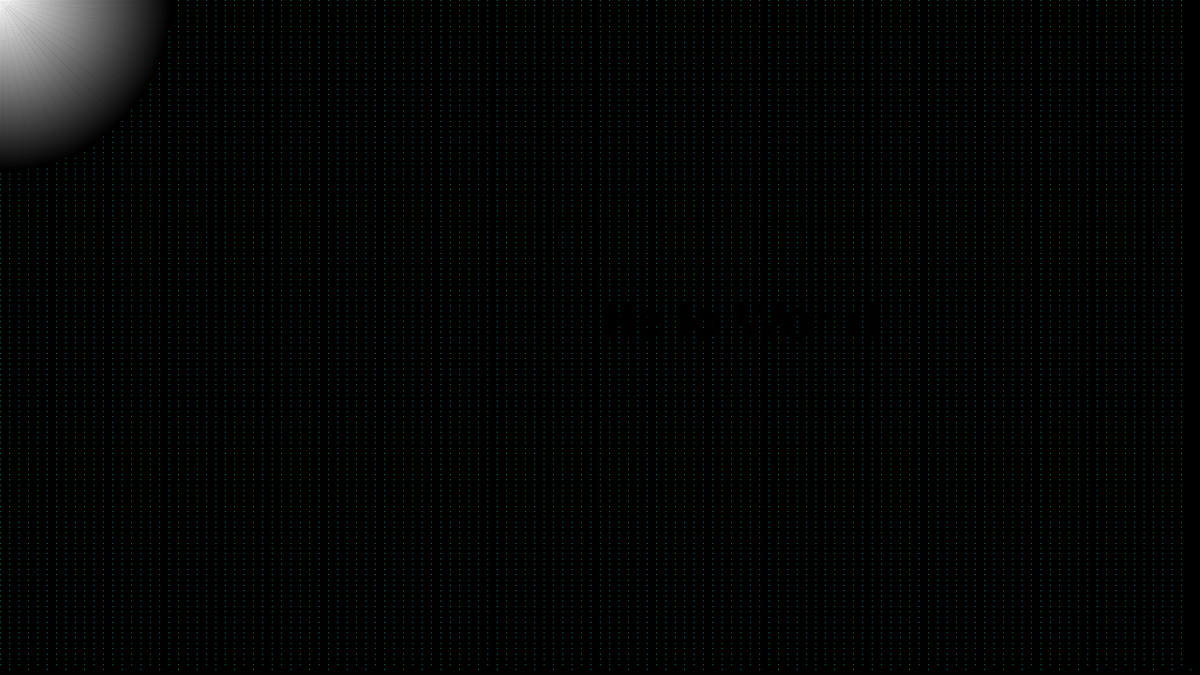
Frame 1 (no input)
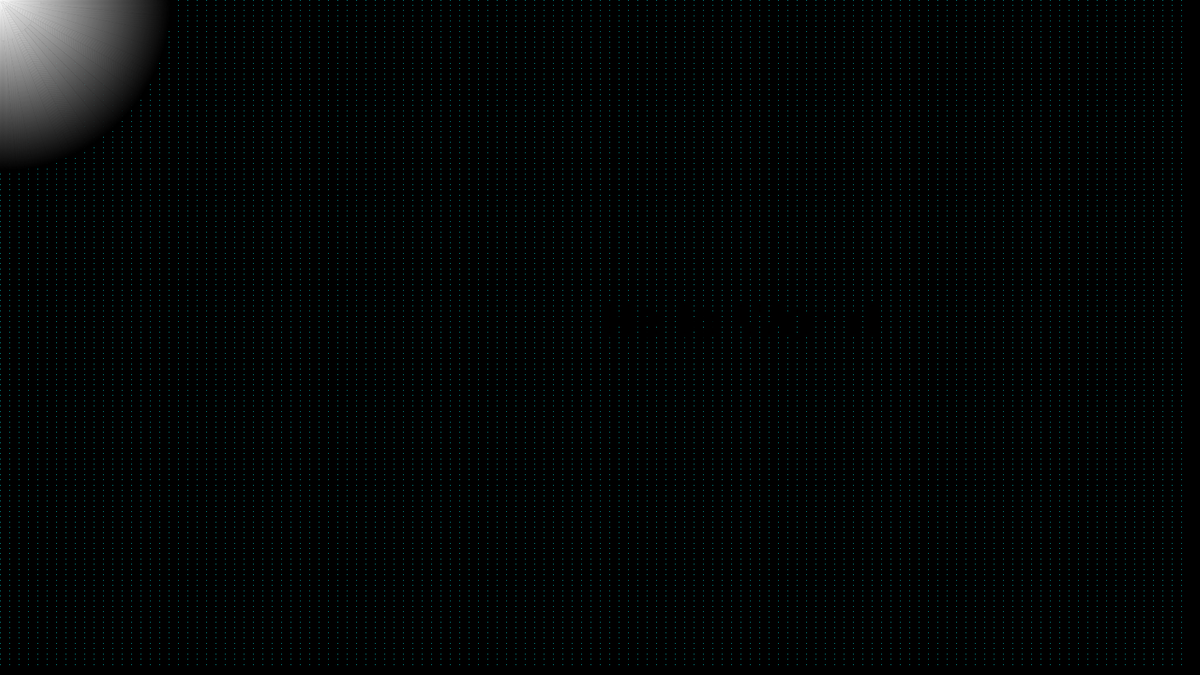
Frame 60 (no input)
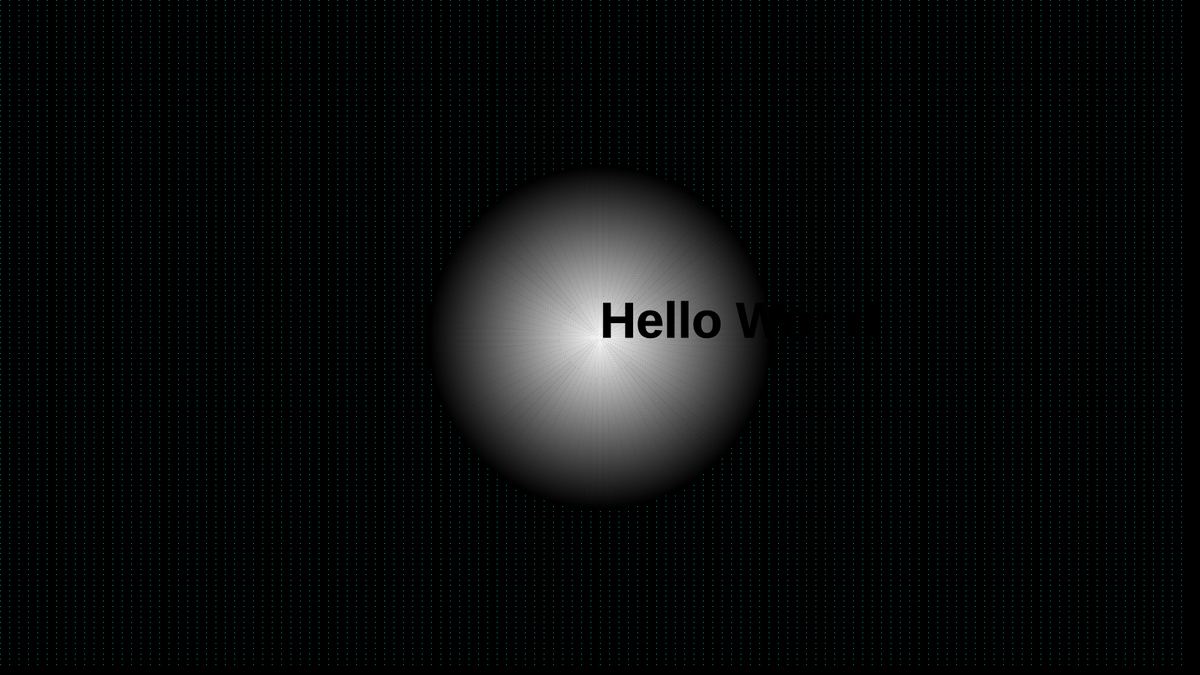
Frame 120 (the mouse pressed at the canvas centre since frame 60)

The p5.js sketch that drew these frames (run headless with seeded random() and noise() and a simulated clock; from frame 60 on, the mouse is pressed at the canvas centre):

// p5.js sketch
// ── sketch.js
class Particle {
    constructor(x, y) {
        this.x = x;
        this.y = y;
        this.p = 0;
    }
}


let X = 1;
let Y = 2;
let b1, b2, c1, c2;
var particles = [];


function setup() {
    createCanvas(1920, 1080);

    //Colors 
    col1 = color(0);
    col2 = color(255);


    colorMode(HSB, 255);
    initflow();
    for (var j = 0; j <= N; ++j) {
        for (var i = 0; i <= N; ++i) {
            particles.push(new Particle(i / N, j / N));
        }
    }
}

function draw() {
    background(0);


    add_velocity();
    step();
    updateParticles()
    drawParticles();
    //print("N: " + particles.length);


    radialGradient(mouseX, mouseY, 0, 2 * width / 7, 2 * height, col2, col1);
    textStyle(BOLD);
    textSize(80);
    fill(0);
    text('Hello World', width / 2, height / 2);
}

function radialGradient(x, y, start, w, h, c1, c2) {
    noFill();

    //Ending at the starting point+width 
    for (let i = start; i <= w; i++) {

        //Mapping i to a new range of 0-1
        let inter = map(i, start, w, 0, 1);

        //lerpColor(color1, color2, amt) - blends two colors and finds the color between them 
        //amt - number between 0-1, the amount to interpolate between the two colors 
        let c = lerpColor(c1, c2, inter);

        //Drawing a line with that color 
        stroke(c);
        ellipse(x, y, i, i);
    }
}




function updateParticles() {
    for (var k = 0; k < particles.length; k++) {
        var pt = particles[k];
        var x = 1 + N * pt.x;
        var y = 1 + N * pt.y;
        var i0 = int(x);
        var j0 = int(y);
        if (i0 >= 1 && i0 < N && j0 >= 1 && j0 < N) {
            var i1 = i0 + 1;
            var j1 = j0 + 1;
            var s1 = x - i0;
            var s0 = 1 - s1;
            var t1 = y - j0;
            var t0 = 1 - t1;
            var u = s0 * (t0 * U1[i0][j0] + t1 * U1[i0][j1]) + s1 * (t0 * U1[i1][j0] + t1 * U1[i1][j1]);
            var v = s0 * (t0 * V1[i0][j0] + t1 * V1[i0][j1]) + s1 * (t0 * V1[i1][j0] + t1 * V1[i1][j1]);
            pt.p = s0 * (t0 * U2[i0][j0] + t1 * U2[i0][j1]) + s1 * (t0 * U2[i1][j0] + t1 * U2[i1][j1]);
            pt.x += u * dt;
            pt.y += v * dt;
        } else {
            particles.splice(k, 1);
        }
    }
}


function drawParticles() {
    loadPixels();
    for (var k = 0; k < particles.length; k++) {
        var pt = particles[k];
        if (pt.x >= 0 && pt.x < 1 && pt.y >= 0 && pt.y < 1) {
            var idx = 4 * (int(pt.y * height) * width + int(pt.x * width));
            var c = color(127 + int(40000 * pt.p), 255, 255);
            pixels[idx] = red(c);
            pixels[idx + 1] = green(c);
            pixels[idx + 2] = blue(c);
        }
    }
    updatePixels();
}


function _updateParticles() {
    var dt2 = dt / 2;
    for (var k = 0; k < particles.length; k++) {
        var pt = particles[k];
        var x = pt.x;
        var y = pt.y;

        u = linterp(U1, x, y);
        v = linterp(V1, x, y);
        x += u * dt2;
        y += v * dt2;

        u = linterp(U1, x, y);
        v = linterp(V1, x, y);

        pt.x += u * dt;
        pt.y += v * dt;
    }
}


function linterp(U, x, y) {
    // x, y are nondimensional [0,1)
    x = x * N + 1;
    y = y * N + 1;
    x = (x < 0.5) ? 0.5 : (x > N + 0.5) ? N + 0.5 : x;
    y = (y < 0.5) ? 0.5 : (y > N + 0.5) ? N + 0.5 : y;
    var i0 = int(x);
    var i1 = i0 + 1;
    var j0 = int(y);
    var j1 = j0 + 1;
    var s1 = x - i0;
    var s0 = 1 - s1;
    var t1 = y - j0;
    var t0 = 1 - t1;
    return s0 * (t0 * U[i0][j0] + t1 * U[i0][j1]) + s1 * (t0 * U[i1][j0] + t1 * U[i1][j1]);
}
// ── fluidflow.js
// change these flow parameters for different effects:
const dt = 1 / 25; // approximately equal to framerate
const visc = 0.00001;
const N = 128;
const M = N + 2;
const SIZE = (N + 2) * (N + 2);
// free flow velocity:
const uf = 0.0 / dt;
const vf = 0.0 / dt;

var U1 = new Array(M);
var V1 = new Array(M);
var U2 = new Array(M);
var V2 = new Array(M);

function initflow() {
    for (var i = 0; i < M; ++i) {
        U1[i] = new Float32Array(M);
        V1[i] = new Float32Array(M);
        U2[i] = new Float32Array(M);
        V2[i] = new Float32Array(M);
    }

}

function step() {
    //diffuse( 1, U2, U1, visc );
    //diffuse( 2, V2, V1, visc );
    memcpy(U2, U1);
    memcpy(V2, V1);
    //project( U2, V2, U1, V1 );
    advect(1, U1, U2, U2, V2);
    advect(2, V1, V2, U2, V2);
    //if (frameCount % 20 == 0) add_noise(U1, V1);
    project(U1, V1, U2, V2);
    // pressure = U2, div = V2;

}


function add_velocity() {
    // fill a circle with radius rad and midpoint (x,y) with velocity (u,v) (nondim!)
    var u = (mouseX - pmouseX);
    var v = (mouseY - pmouseY);
    if (u == 0 && v == 0) return;
    u /= dt * width;
    v /= dt * height;
    var x = 1 + int(N * mouseX / width);
    var y = 1 + int(N * mouseY / height);
    var rad = int(20 * N / width);

    for (var i = -rad; i <= rad; i++) {
        if ((x + i < 0) || (x + i > N)) { continue };
        var row = int(0.5 + Math.sqrt(rad * rad - i * i));
        for (var j = -row; j <= row; j++) {
            if ((y + j < 0) || (y + j > N)) { continue };
            U1[x + i][y + j] = u;
            V1[x + i][y + j] = v;
        }
    }
    if (mouseIsPressed) {
        for (var k = 0; k < rad * rad; k++) {
            var i = floor(randomGaussian(x, rad));
            var j = floor(randomGaussian(y, rad));
            particles.push(new Particle(i / N, j / N));
        }
    }
}


function memcpy(dst, src) {
    for (var i = 0; i < M; i++) {
        for (var j = 0; j < M; j++) {
            dst[i][j] = src[i][j];
        }
    }
}

function sum(u0) {
    var s = 0.0;
    for (var i = 1; i <= N; i++) {
        for (var j = 1; j <= N; j++) {
            s += u0[i][j];
        }
    }
    return s;
}


function diffuse(b, x, x0, diff0) {
    var a = dt * diff0 * N * N;
    for (var k = 0; k < 10; k++) {
        for (var i = 1; i <= N; i++) {
            for (var j = 1; j <= N; j++) {
                x[i][j] = (x0[i][j] + a * (x[i - 1][j] + x[i + 1][j] + x[i][j - 1] + x[i][j + 1])) / (1 + 4 * a);
            }
        }
        set_bnd(b, x);
    }
}


function advect(b, d, d0, u0, v0) {
    var i0, j0, i1, j1;
    var x, y, s0, t0, s1, t1, dt0;
    dt0 = dt * N;
    for (var i = 1; i <= N; i++) {
        for (var j = 1; j <= N; j++) {
            x = i - dt0 * u0[i][j];
            y = j - dt0 * v0[i][j];
            if (x < 0.5) x = 0.5;
            if (x > N + 0.5) x = N + 0.5;
            i0 = int(x);
            i1 = i0 + 1;
            if (y < 0.5) y = 0.5;
            if (y > N + 0.5) y = N + 0.5;
            j0 = int(y);
            j1 = j0 + 1;
            s1 = x - i0;
            s0 = 1 - s1;
            t1 = y - j0;
            t0 = 1 - t1;
            d[i][j] = s0 * (t0 * d0[i0][j0] + t1 * d0[i0][j1]) + s1 * (t0 * d0[i1][j0] + t1 * d0[i1][j1]);
        }
    }
    set_bnd(b, d);
}


function advect2(b, d, d0, u0, v0) {
    // midpoint displacement
    var i0, j0, i1, j1;
    var u, v, x, y, s0, t0, s1, t1
    var dt0 = dt * N;
    var dt2 = 0.5 * dt0;
    for (var i = 1; i <= N; i++) {
        for (var j = 1; j <= N; j++) {
            x = i - dt2 * u0[i][j];
            y = j - dt2 * v0[i][j];
            if (x < 0.5) x = 0.5;
            if (x > N + 0.5) x = N + 0.5;
            i0 = int(x);
            i1 = i0 + 1;
            if (y < 0.5) y = 0.5;
            if (y > N + 0.5) y = N + 0.5;
            j0 = int(y);
            j1 = j0 + 1;
            s1 = x - i0;
            s0 = 1 - s1;
            t1 = y - j0;
            t0 = 1 - t1;
            u = s0 * (t0 * u0[i0][j0] + t1 * u0[i0][j1]) + s1 * (t0 * u0[i1][j0] + t1 * u0[i1][j1]);
            v = s0 * (t0 * v0[i0][j0] + t1 * v0[i0][j1]) + s1 * (t0 * v0[i1][j0] + t1 * v0[i1][j1]);

            x = i - dt0 * u;
            y = j - dt0 * v;
            if (x < 0.5) x = 0.5;
            if (x > N + 0.5) x = N + 0.5;
            i0 = int(x);
            i1 = i0 + 1;
            if (y < 0.5) y = 0.5;
            if (y > N + 0.5) y = N + 0.5;
            j0 = int(y);
            j1 = j0 + 1;
            s1 = x - i0;
            s0 = 1 - s1;
            t1 = y - j0;
            t0 = 1 - t1;

            d[i][j] = s0 * (t0 * d0[i0][j0] + t1 * d0[i0][j1]) + s1 * (t0 * d0[i1][j0] + t1 * d0[i1][j1]);
        }
    }
    set_bnd(b, d);
}



function project(u0, v0, p, div) {
    var h = 1.0 / N;
    for (var i = 1; i <= N; i++) {
        for (var j = 1; j <= N; j++) {
            div[i][j] = -0.5 * h * (u0[i + 1][j] - u0[i - 1][j] + v0[i][j + 1] - v0[i][j - 1]);
            p[i][j] = 0;
        }
    }
    set_bnd(0, div);
    set_bnd(0, p);
    for (var k = 0; k < 10; k++) {
        for (i = 1; i <= N; i++) {
            for (j = 1; j <= N; j++) {
                p[i][j] = (div[i][j] + p[i - 1][j] + p[i + 1][j] + p[i][j - 1] + p[i][j + 1]) * (1 / 4);
            }
        }
        set_bnd(0, p);
    }
    for (i = 1; i <= N; i++) {
        for (j = 1; j <= N; j++) {
            u0[i][j] -= 0.5 * (p[i + 1][j] - p[i - 1][j]) / h;
            v0[i][j] -= 0.5 * (p[i][j + 1] - p[i][j - 1]) / h;
        }
    }
    set_bnd(1, u0);
    set_bnd(2, v0);
}


function add_noise(u0, v0) {
    //var V = 40/N;
    for (i = 1; i <= N; i++) {
        for (j = 1; j <= N; j++) {
            var p = (1 / 8) * randomGaussian();
            p *= Math.sqrt(u0[i][j] * u0[i][j] + v0[i][j] * v0[i][j])
            u0[i][j - 1] -= p;
            u0[i][j + 1] += p;
            v0[i - 1][j] += p;
            v0[i + 1][j] -= p;
            p *= 0.5;
            u0[i - 1][j - 1] -= p;
            u0[i - 1][j + 1] += p;
            u0[i + 1][j - 1] -= p;
            u0[i + 1][j + 1] += p;
            v0[i - 1][j - 1] += p;
            v0[i + 1][j - 1] -= p;
            v0[i - 1][j + 1] += p;
            v0[i + 1][j + 1] -= p;
        }
    }
    set_bnd(1, u0);
    set_bnd(2, v0);
}

function set_bnd(b, x) {
    for (var i = 1; i <= N; i++) {
        x[0][i] = (b == 1) ? uf - x[1][i] : x[1][i];
        x[N + 1][i] = b == 1 ? uf - x[N][i] : x[N][i];
        x[i][0] = b == 2 ? vf - x[i][1] : x[i][1];
        x[i][N + 1] = b == 2 ? vf - x[i][N] : x[i][N];
    }
    x[0][0] = 0.5 * (x[1][0] + x[0][1]);
    x[0][N + 1] = 0.5 * (x[1][N + 1] + x[0][N]);
    x[N + 1][0] = 0.5 * (x[N][0] + x[N + 1][1]);
    x[N + 1][N + 1] = 0.5 * (x[N][N + 1] + x[N + 1][N]);
}
